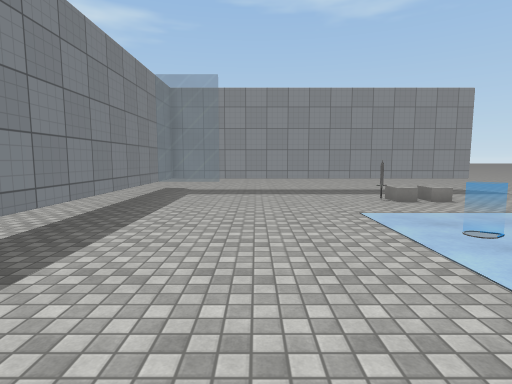
[1] (above)

12 first-person views from a walk through a Unity game level. The camera is 1.5 m above the floor, tilts 6° down and sees 80° across. The floor is counted in squares, 1 m on a side. Each view is taken from the middle of a square. On the plan, view 1 faces up. The plan holds only what a view shows up to about 15 squares ahead; the rest is blank. The place goes on beyond the plan. The player is left out. Some surface patterns are stand-ins.

[2]
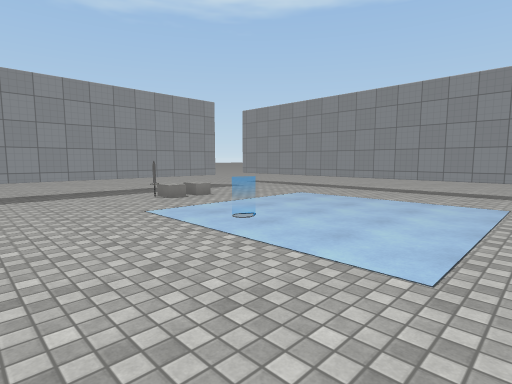

[3]
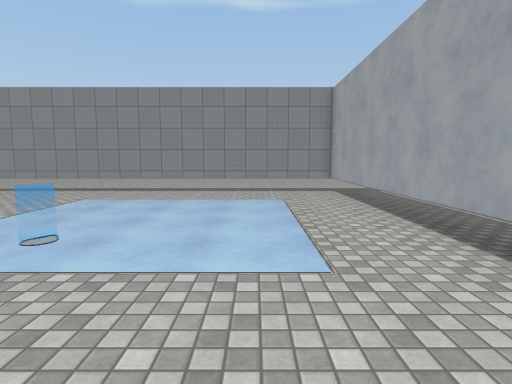

[4]
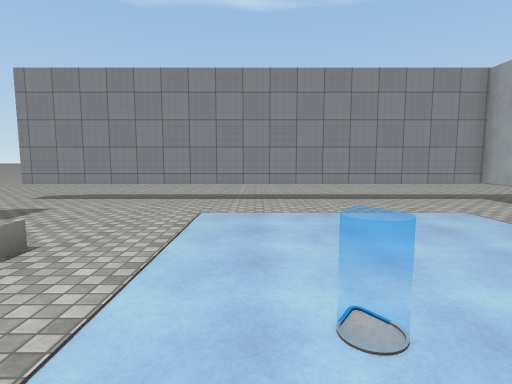

[5]
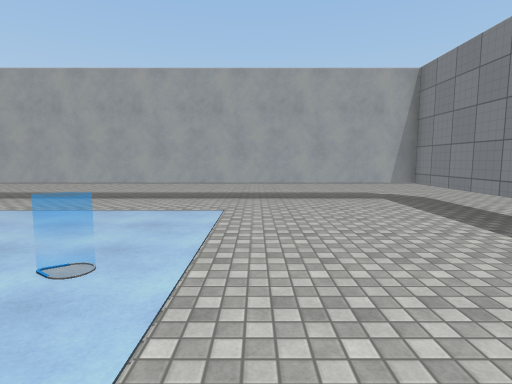

[6]
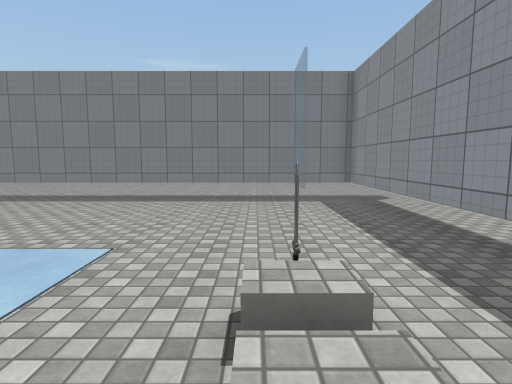

[7]
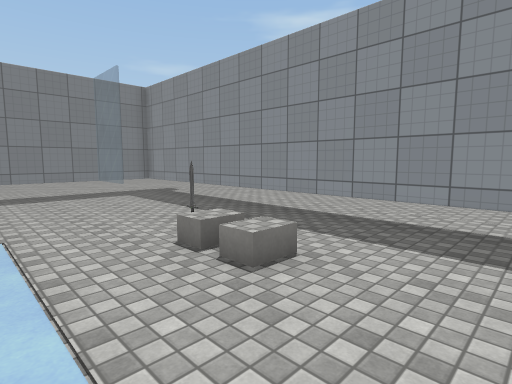

[8]
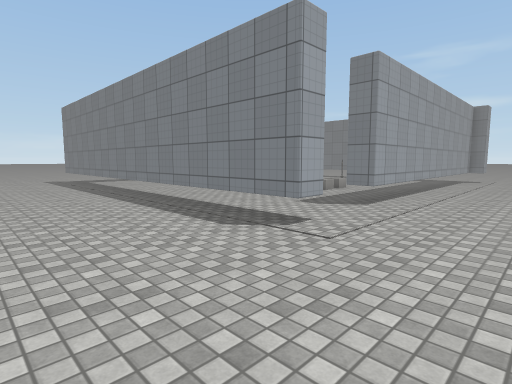

[9]
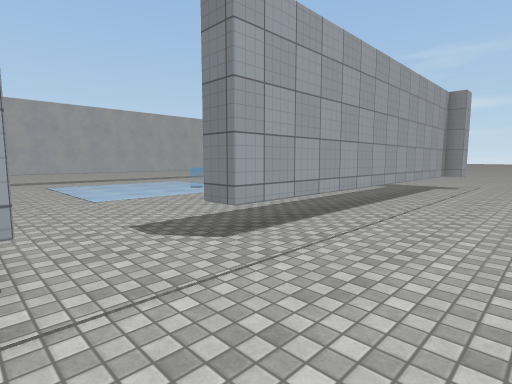

[10]
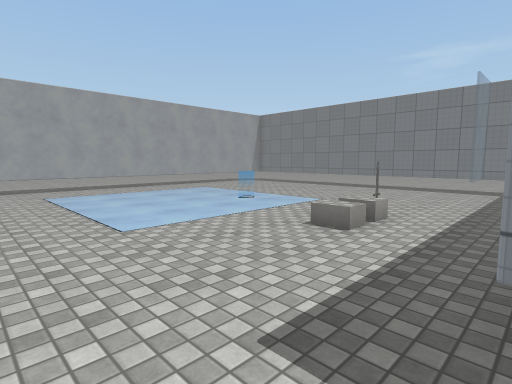

[11]
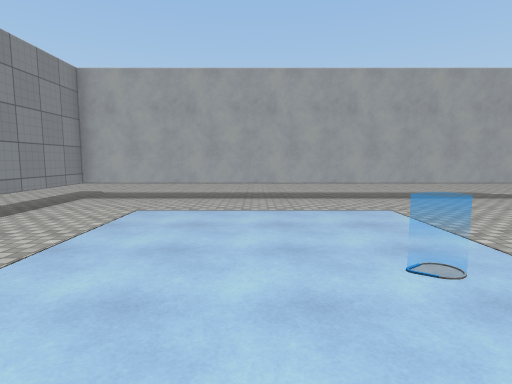

[12]
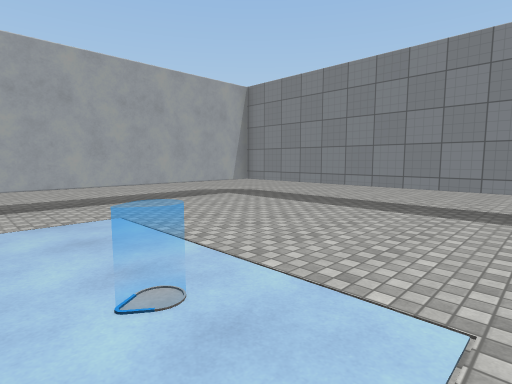

### Floor plan
Key: @ floor where view 1 was taken; # wall or solid block; . floor; = window, fence, low wall or low ledge; T thing the floor can be seen under or through; B block; S sword; O other object.
Columns run from 11 left of view 1 to 20 right of it. Each row starts with its distance up from view 1.
 20                   ...... ..... .
 19           .....................
 18       ..........................
 17     ............................
 16     ..  TTTTTTTTTTTTTT..........
 15     .. TTTTTTTTTTTTTTT...T......
 14     .. #.................T......
 13     .. #==...............T.....
 12     .. #........B........T.....
 11    ... T........S.B......T.....
 10    ... T.................T.....
  9     .. T.................T.....
  8   .... T.................T.....
  7 ...... T.................T.....
  6 ...... T.......OO........T.....
  5 ...... T.................T.....
  4  ..... T.................T....
  3   .... T.................T....
  2    ... T.................T....
  1     .. T.................T....
  0     .. T...@.............T...
 -1     .. T.................T...
 -2    ... T###TTTTTTTTTTTTTTT...
 -3    ...................... ....
 -4    ...........................
 -5    ...........................
 -6            ......
 -7             ....
 -8              ...
 -9               ..

Where each view was taken, in squares from view 1:
view 1: 0 up, 0 right, facing up
view 2: 0 up, 1 left, facing up-right
view 3: 2 up, 1 left, facing right
view 4: 7 up, 2 right, facing right
view 5: 10 up, 2 right, facing down
view 6: 11 up, 8 right, facing left
view 7: 8 up, 10 right, facing up-left
view 8: 20 up, 20 right, facing down-left
view 9: 20 up, 14 right, facing down-left
view 10: 15 up, 13 right, facing down-left
view 11: 10 up, 7 right, facing down
view 12: 9 up, 6 right, facing down-left
